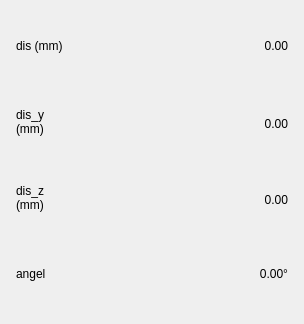
<?xml version="1.0" encoding="UTF-8"?>
<ui version="4.0">
 <class>ValueTipWidget</class>
 <widget class="QWidget" name="ValueTipWidget">
  <property name="geometry">
   <rect>
    <x>0</x>
    <y>0</y>
    <width>304</width>
    <height>324</height>
   </rect>
  </property>
  <property name="windowTitle">
   <string>Form</string>
  </property>
  <layout class="QGridLayout" name="gridLayout">
   <property name="leftMargin">
    <number>0</number>
   </property>
   <property name="topMargin">
    <number>0</number>
   </property>
   <property name="rightMargin">
    <number>0</number>
   </property>
   <property name="bottomMargin">
    <number>0</number>
   </property>
   <property name="spacing">
    <number>0</number>
   </property>
   <item row="0" column="0">
    <widget class="QWidget" name="value_widget" native="true">
     <layout class="QGridLayout" name="gridLayout_2">
      <property name="leftMargin">
       <number>16</number>
      </property>
      <property name="topMargin">
       <number>20</number>
      </property>
      <property name="rightMargin">
       <number>16</number>
      </property>
      <property name="bottomMargin">
       <number>20</number>
      </property>
      <property name="horizontalSpacing">
       <number>2</number>
      </property>
      <property name="verticalSpacing">
       <number>20</number>
      </property>
      <item row="2" column="0" colspan="3">
       <widget class="QWidget" name="dis_z_widget" native="true">
        <property name="minimumSize">
         <size>
          <width>0</width>
          <height>56</height>
         </size>
        </property>
        <property name="maximumSize">
         <size>
          <width>16777215</width>
          <height>56</height>
         </size>
        </property>
        <layout class="QGridLayout" name="gridLayout_5">
         <property name="leftMargin">
          <number>0</number>
         </property>
         <property name="topMargin">
          <number>0</number>
         </property>
         <property name="rightMargin">
          <number>0</number>
         </property>
         <property name="bottomMargin">
          <number>4</number>
         </property>
         <property name="spacing">
          <number>0</number>
         </property>
         <item row="0" column="1">
          <widget class="QLabel" name="dis_z_label">
           <property name="minimumSize">
            <size>
             <width>0</width>
             <height>56</height>
            </size>
           </property>
           <property name="maximumSize">
            <size>
             <width>16777215</width>
             <height>56</height>
            </size>
           </property>
           <property name="text">
            <string>0.00</string>
           </property>
           <property name="alignment">
            <set>Qt::AlignRight|Qt::AlignTrailing|Qt::AlignVCenter</set>
           </property>
          </widget>
         </item>
         <item row="0" column="0">
          <widget class="QLabel" name="label_6">
           <property name="maximumSize">
            <size>
             <width>50</width>
             <height>16777215</height>
            </size>
           </property>
           <property name="text">
            <string>dis_z (mm)</string>
           </property>
           <property name="wordWrap">
            <bool>true</bool>
           </property>
          </widget>
         </item>
        </layout>
       </widget>
      </item>
      <item row="0" column="0" colspan="3">
       <widget class="QWidget" name="dis_widget" native="true">
        <property name="minimumSize">
         <size>
          <width>0</width>
          <height>56</height>
         </size>
        </property>
        <property name="maximumSize">
         <size>
          <width>16777215</width>
          <height>56</height>
         </size>
        </property>
        <layout class="QGridLayout" name="gridLayout_3">
         <property name="leftMargin">
          <number>0</number>
         </property>
         <property name="topMargin">
          <number>0</number>
         </property>
         <property name="rightMargin">
          <number>0</number>
         </property>
         <property name="bottomMargin">
          <number>4</number>
         </property>
         <property name="spacing">
          <number>0</number>
         </property>
         <item row="0" column="1">
          <widget class="QLabel" name="dis_label">
           <property name="minimumSize">
            <size>
             <width>0</width>
             <height>20</height>
            </size>
           </property>
           <property name="maximumSize">
            <size>
             <width>16777215</width>
             <height>56</height>
            </size>
           </property>
           <property name="text">
            <string>0.00</string>
           </property>
           <property name="alignment">
            <set>Qt::AlignRight|Qt::AlignTrailing|Qt::AlignVCenter</set>
           </property>
          </widget>
         </item>
         <item row="0" column="0">
          <widget class="QLabel" name="label">
           <property name="minimumSize">
            <size>
             <width>0</width>
             <height>20</height>
            </size>
           </property>
           <property name="maximumSize">
            <size>
             <width>50</width>
             <height>16777215</height>
            </size>
           </property>
           <property name="text">
            <string>dis (mm)</string>
           </property>
           <property name="wordWrap">
            <bool>true</bool>
           </property>
          </widget>
         </item>
        </layout>
       </widget>
      </item>
      <item row="1" column="0" colspan="3">
       <widget class="QWidget" name="dis_y_widget" native="true">
        <property name="minimumSize">
         <size>
          <width>0</width>
          <height>56</height>
         </size>
        </property>
        <property name="maximumSize">
         <size>
          <width>16777215</width>
          <height>56</height>
         </size>
        </property>
        <layout class="QGridLayout" name="gridLayout_4">
         <property name="leftMargin">
          <number>0</number>
         </property>
         <property name="topMargin">
          <number>0</number>
         </property>
         <property name="rightMargin">
          <number>0</number>
         </property>
         <property name="bottomMargin">
          <number>4</number>
         </property>
         <property name="spacing">
          <number>0</number>
         </property>
         <item row="0" column="0">
          <widget class="QLabel" name="label_3">
           <property name="maximumSize">
            <size>
             <width>50</width>
             <height>16777215</height>
            </size>
           </property>
           <property name="text">
            <string>dis_y (mm)</string>
           </property>
           <property name="wordWrap">
            <bool>true</bool>
           </property>
          </widget>
         </item>
         <item row="0" column="1">
          <widget class="QLabel" name="dis_y_label">
           <property name="minimumSize">
            <size>
             <width>0</width>
             <height>56</height>
            </size>
           </property>
           <property name="maximumSize">
            <size>
             <width>16777215</width>
             <height>56</height>
            </size>
           </property>
           <property name="text">
            <string>0.00</string>
           </property>
           <property name="alignment">
            <set>Qt::AlignRight|Qt::AlignTrailing|Qt::AlignVCenter</set>
           </property>
          </widget>
         </item>
        </layout>
       </widget>
      </item>
      <item row="4" column="0" colspan="3">
       <widget class="QWidget" name="deg_widget" native="true">
        <property name="minimumSize">
         <size>
          <width>0</width>
          <height>56</height>
         </size>
        </property>
        <property name="maximumSize">
         <size>
          <width>16777215</width>
          <height>56</height>
         </size>
        </property>
        <property name="styleSheet">
         <string notr="true"/>
        </property>
        <layout class="QGridLayout" name="gridLayout_6">
         <property name="leftMargin">
          <number>0</number>
         </property>
         <property name="topMargin">
          <number>0</number>
         </property>
         <property name="rightMargin">
          <number>0</number>
         </property>
         <property name="bottomMargin">
          <number>4</number>
         </property>
         <property name="spacing">
          <number>0</number>
         </property>
         <item row="0" column="0">
          <widget class="QLabel" name="label_2">
           <property name="maximumSize">
            <size>
             <width>50</width>
             <height>50</height>
            </size>
           </property>
           <property name="text">
            <string>angel</string>
           </property>
           <property name="wordWrap">
            <bool>true</bool>
           </property>
          </widget>
         </item>
         <item row="0" column="1">
          <widget class="QLabel" name="angel_label">
           <property name="maximumSize">
            <size>
             <width>16777215</width>
             <height>50</height>
            </size>
           </property>
           <property name="text">
            <string>0.00°</string>
           </property>
           <property name="alignment">
            <set>Qt::AlignRight|Qt::AlignTrailing|Qt::AlignVCenter</set>
           </property>
          </widget>
         </item>
        </layout>
       </widget>
      </item>
     </layout>
    </widget>
   </item>
  </layout>
 </widget>
 <resources/>
 <connections/>
</ui>
